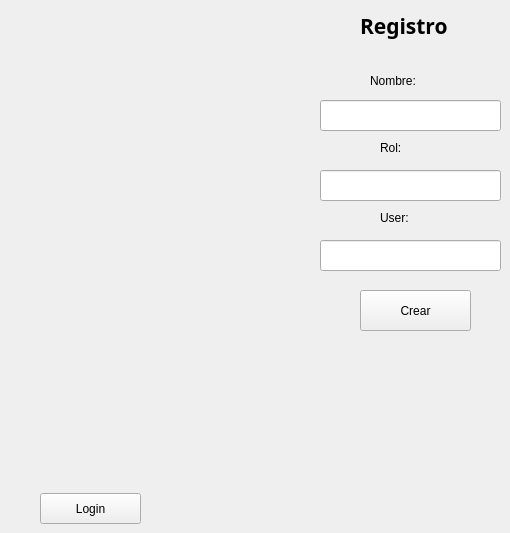
    <widget class="QWidget" name="Registro">
     <widget class="QLabel" name="label_4">
      <property name="geometry">
       <rect>
        <x>360</x>
        <y>10</y>
        <width>141</width>
        <height>31</height>
       </rect>
      </property>
      <property name="font">
       <font>
        <family>Segoe UI Black</family>
        <pointsize>16</pointsize>
        <bold>true</bold>
       </font>
      </property>
      <property name="text">
       <string>Registro</string>
      </property>
     </widget>
     <widget class="QLabel" name="label_5">
      <property name="geometry">
       <rect>
        <x>370</x>
        <y>70</y>
        <width>91</width>
        <height>21</height>
       </rect>
      </property>
      <property name="styleSheet">
       <string notr="true">color: rgb(0, 0, 0);
font: 700 11pt &quot;Segoe UI&quot;;</string>
      </property>
      <property name="text">
       <string>Nombre:</string>
      </property>
     </widget>
     <widget class="QLineEdit" name="lineEdit_4">
      <property name="geometry">
       <rect>
        <x>320</x>
        <y>170</y>
        <width>181</width>
        <height>31</height>
       </rect>
      </property>
     </widget>
     <widget class="QLabel" name="label_6">
      <property name="geometry">
       <rect>
        <x>380</x>
        <y>140</y>
        <width>49</width>
        <height>16</height>
       </rect>
      </property>
      <property name="styleSheet">
       <string notr="true">color: rgb(0, 0, 0);
font: 700 11pt &quot;Segoe UI&quot;;</string>
      </property>
      <property name="text">
       <string>Rol:</string>
      </property>
     </widget>
     <widget class="QLabel" name="label_7">
      <property name="geometry">
       <rect>
        <x>380</x>
        <y>210</y>
        <width>49</width>
        <height>16</height>
       </rect>
      </property>
      <property name="styleSheet">
       <string notr="true">color: rgb(0, 0, 0);
font: 700 11pt &quot;Segoe UI&quot;;</string>
      </property>
      <property name="text">
       <string>User:</string>
      </property>
     </widget>
     <widget class="QLineEdit" name="lineEdit_5">
      <property name="geometry">
       <rect>
        <x>320</x>
        <y>100</y>
        <width>181</width>
        <height>31</height>
       </rect>
      </property>
     </widget>
     <widget class="QLineEdit" name="lineEdit_6">
      <property name="geometry">
       <rect>
        <x>320</x>
        <y>240</y>
        <width>181</width>
        <height>31</height>
       </rect>
      </property>
     </widget>
     <widget class="QPushButton" name="pushButton_2">
      <property name="geometry">
       <rect>
        <x>360</x>
        <y>290</y>
        <width>111</width>
        <height>41</height>
       </rect>
      </property>
      <property name="text">
       <string>Crear</string>
      </property>
     </widget>
     <widget class="QPushButton" name="pushButton_3">
      <property name="geometry">
       <rect>
        <x>40</x>
        <y>493</y>
        <width>101</width>
        <height>31</height>
       </rect>
      </property>
      <property name="text">
       <string>Login</string>
      </property>
     </widget>
    </widget>
